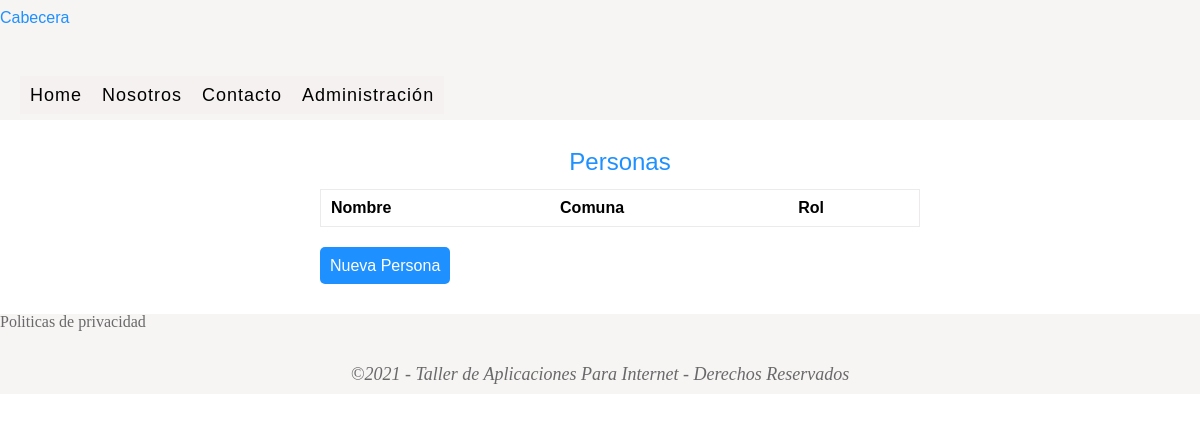
The page /personas/index.php on the database as committed earlier.
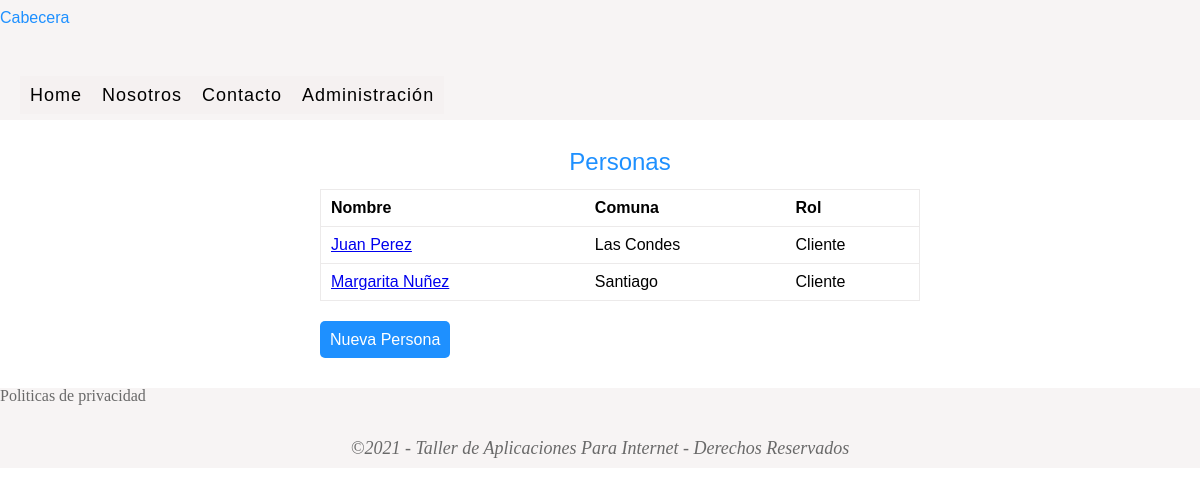
The same page on the database as committed later.
### tables this page shows
CREATE TABLE `personas` (
  `id` int NOT NULL AUTO_INCREMENT,
  `nombre` varchar(255) NOT NULL,
  `rut` varchar(15) NOT NULL,
  `email` varchar(255) NOT NULL,
  `direccion` varchar(255) NOT NULL,
  `fecha_nac` date NOT NULL,
  `telefono` int NOT NULL,
  `rol_id` int NOT NULL,
  `comuna_id` int NOT NULL,
  `created_at` datetime DEFAULT NULL,
  `updated_at` datetime DEFAULT NULL,
  PRIMARY KEY (`id`),
  KEY `rol_id` (`rol_id`),
  KEY `comuna_id` (`comuna_id`),
  CONSTRAINT `personas_ibfk_1` FOREIGN KEY (`rol_id`) REFERENCES `roles` (`id`),
  CONSTRAINT `personas_ibfk_2` FOREIGN KEY (`comuna_id`) REFERENCES `comunas` (`id`)
);

CREATE TABLE `comunas` (
  `id` int NOT NULL AUTO_INCREMENT,
  `nombre` varchar(255) NOT NULL,
  `region_id` int NOT NULL,
  `created_at` datetime DEFAULT NULL,
  `updated_at` datetime DEFAULT NULL,
  PRIMARY KEY (`id`),
  KEY `region_id` (`region_id`),
  CONSTRAINT `comunas_ibfk_1` FOREIGN KEY (`region_id`) REFERENCES `regiones` (`id`)
);

CREATE TABLE `roles` (
  `id` int NOT NULL AUTO_INCREMENT,
  `nombre` varchar(255) NOT NULL,
  `created_at` datetime DEFAULT NULL,
  `updated_at` datetime DEFAULT NULL,
  PRIMARY KEY (`id`)
);

### class/modelo.php (called while the page is built, shortened)
<?php
class Modelo
{
    public function __construct()
    {
        $this->_db = new Conexion;
    }
}

### class/personaModel.php (called while the page is built, shortened)
<?php
require_once('modelo.php');
class PersonaModel extends Modelo
{
    public function getPersonas()
    {
        $personas = $this->_db->query("SELECT p.id, p.nombre, r.nombre as rol, c.nombre as comuna FROM personas p INNER JOIN roles r ON p.rol_id = r.id INNER JOIN comunas c ON p.comuna_id = c.id ORDER BY p.nombre");
        return $personas->fetchall();
    }
}

### personas/index.php (the view, shortened to what this page needs)
<?php
require('../class/personaModel.php');
$personas = new PersonaModel;
$personas = $personas->getPersonas();
?>
<!DOCTYPE html>
<html lang="es">
<head>
    <link rel="stylesheet" href="../css/reset.css">
    <link rel="stylesheet" href="../css/estilos.css">
</head>
<body>
    <header>
        <h1>Cabecera</h1>
        <?php include('../partials/menu.php'); ?>
    </header>
    <section>
        <div class="contenido">
            <h1>Personas</h1>
            <table class="table">
                <thead>
                    <tr>
                        <th>Nombre</th>
                        <th>Comuna</th>
                        <th>Rol</th>
                    </tr>
                </thead>
                <tbody>
                    <?php foreach($personas as $persona): ?>
                        <tr>
                            <td>
                                <a href="show.php?id=<?php echo $persona['id']; ?>">
                                    <?php echo $persona['nombre']; ?>
                                </a>
                            </td>
                            <td><?php echo $persona['comuna']; ?></td>
                            <td><?php echo $persona['rol']; ?></td>
                        </tr>
                    <?php endforeach; ?>
                </tbody>
            </table>
            <p class="enlace">
                <a href="add.php" class="btn btn-primary">Nueva Persona</a>
            </p>
        </div>
    </section>
    <footer>
        <?php include('../partials/footer.php'); ?>
    </footer>
</body>
</html>

### partials/menu.php (shortened to what this page needs)
<nav id="menu">
    <ul>
        <li><a href="<?php echo BASE_URL; ?>">Home</a></li>
        <li><a href="<?php echo BASE_URL . 'nosotros.php' ?>">Nosotros</a>
        </li>
        <li><a href="#">Contacto</a></li>
        <li><a href="#">Administración</a>
        </li>
    </ul>
</nav>

### partials/footer.php
<p>Politicas de privacidad</p>
<p class="copyright">&copy;2021 - Taller de Aplicaciones Para Internet - Derechos Reservados</p>

### css/estilos.css (style rules this page uses)
footer { width: 100%; float: left; height: 80px; background-color: rgba(245, 240, 240, 0.733); margin-top: 20px; }
footer p { color:dimgrey; }
h1,h2,h3,h4,h5,h6 { color: dodgerblue; font-family: Verdana, Geneva, Tahoma, sans-serif; margin-bottom: 15px; margin-top: 10px; }
header { float:left; width: 100%; height: 120px; background-color: rgba(245, 240, 240, 0.733); margin-bottom: 20px; }
section { float: left; width: 100%; margin-left: 20px; margin-right: 20px; margin-bottom: 20px; }
section h1 { text-align: center; font-size: 24px; }
table { width: 100%; }
.btn { width: 120px; height: 40px; border: 0; text-align: center; border-radius: 5px; }
.btn-primary { background-color: dodgerblue; color: white; }
.btn-link, .btn-primary, .btn-warning { font-family: Arial, Helvetica, sans-serif; }
.copyright { font-size: 18px; font-style: italic; text-align: center; margin-top: 35px; }
.enlace { float: left; margin-top: 10px; }
.enlace a { width: auto; text-decoration: none; padding: 10px; font-family: Arial, Helvetica, sans-serif; vertical-align: middle; }
.contenido { float: left; width: 50%; margin-left: 25%; }
.table { float: left; border: solid 1px; border-color: #ECEAEA; margin-bottom: 20px; }
.table th { font-weight: bold; }
.table th, td { padding: 10px; border-bottom: 1px solid #ECEAEA; text-align: left; font-family: Arial, Helvetica, sans-serif; }
#menu { margin-top: 50px; margin-left: 20px; }
#menu ul { list-style:none; margin:0; padding:0; }
#menu ul li { background-color: rgba(245, 240, 240, 0.733); }
#menu ul a { display:block; color: black; text-decoration:none; font-weight:400; font-size:18px; padding:10px; font-family: Verdana, Geneva, Tahoma, sans-serif; letter-spacing:1px; }
#menu ul li { position:relative; float:left; margin:0; padding:0; }

Rows that differ between the two databases and show on the page:
added personas: nombre "Juan Perez", comuna.nombre "Las Condes", rol.nombre "Cliente"
added personas: nombre "Margarita Nuñez", comuna.nombre "Santiago", rol.nombre "Cliente"
